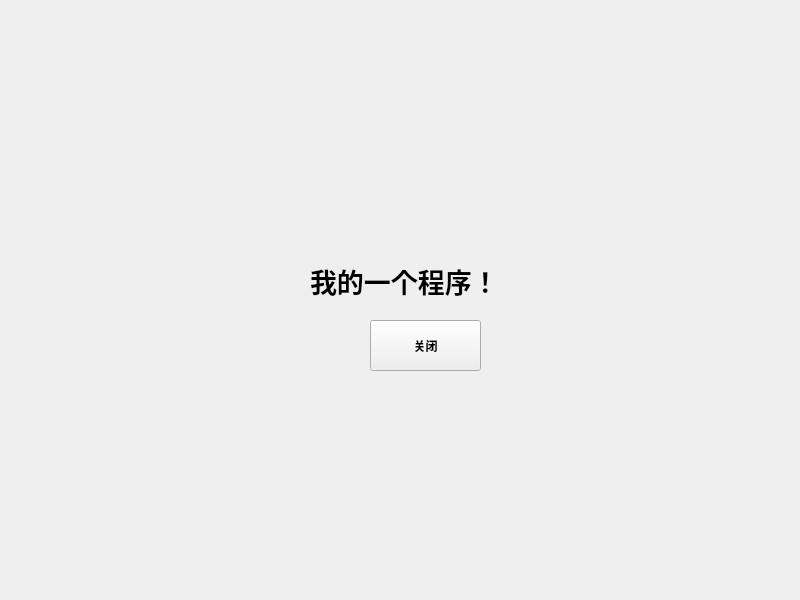
<?xml version="1.0" encoding="UTF-8"?>
<ui version="4.0">
 <class>Widget</class>
 <widget class="QWidget" name="Widget">
  <property name="geometry">
   <rect>
    <x>0</x>
    <y>0</y>
    <width>800</width>
    <height>600</height>
   </rect>
  </property>
  <property name="windowTitle">
   <string>Widget</string>
  </property>
  <widget class="QLabel" name="label">
   <property name="geometry">
    <rect>
     <x>310</x>
     <y>250</y>
     <width>221</width>
     <height>61</height>
    </rect>
   </property>
   <property name="font">
    <font>
     <pointsize>20</pointsize>
     <weight>75</weight>
     <bold>true</bold>
    </font>
   </property>
   <property name="text">
    <string>我的一个程序！</string>
   </property>
  </widget>
  <widget class="QPushButton" name="pushButton">
   <property name="geometry">
    <rect>
     <x>370</x>
     <y>320</y>
     <width>111</width>
     <height>51</height>
    </rect>
   </property>
   <property name="font">
    <font>
     <weight>75</weight>
     <bold>true</bold>
    </font>
   </property>
   <property name="text">
    <string>关闭</string>
   </property>
  </widget>
 </widget>
 <resources/>
 <connections>
  <connection>
   <sender>pushButton</sender>
   <signal>clicked()</signal>
   <receiver>Widget</receiver>
   <slot>close()</slot>
   <hints>
    <hint type="sourcelabel">
     <x>425</x>
     <y>345</y>
    </hint>
    <hint type="destinationlabel">
     <x>399</x>
     <y>299</y>
    </hint>
   </hints>
  </connection>
 </connections>
</ui>
